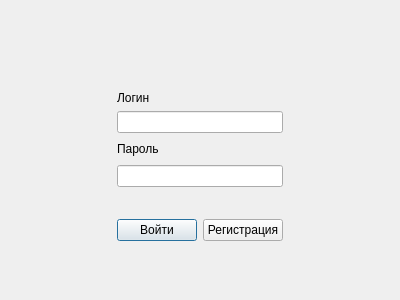
<?xml version="1.0" encoding="UTF-8"?>
<ui version="4.0">
 <class>loginwindow</class>
 <widget class="QDialog" name="loginwindow">
  <property name="geometry">
   <rect>
    <x>0</x>
    <y>0</y>
    <width>400</width>
    <height>300</height>
   </rect>
  </property>
  <property name="windowTitle">
   <string>Вход</string>
  </property>
  <property name="windowIcon">
   <iconset theme="QIcon::ThemeIcon::AddressBookNew"/>
  </property>
  <layout class="QVBoxLayout" name="verticalLayout">
   <item>
    <spacer name="verticalSpacer">
     <property name="orientation">
      <enum>Qt::Orientation::Vertical</enum>
     </property>
     <property name="sizeHint" stdset="0">
      <size>
       <width>20</width>
       <height>43</height>
      </size>
     </property>
    </spacer>
   </item>
   <item>
    <widget class="QStackedWidget" name="stackedWidget">
     <property name="currentIndex">
      <number>0</number>
     </property>
     <widget class="QDialog" name="pageLogin_2">
      <layout class="QHBoxLayout" name="horizontalLayout_9">
       <item>
        <spacer name="horizontalSpacer_3">
         <property name="orientation">
          <enum>Qt::Orientation::Horizontal</enum>
         </property>
         <property name="sizeHint" stdset="0">
          <size>
           <width>40</width>
           <height>20</height>
          </size>
         </property>
        </spacer>
       </item>
       <item>
        <layout class="QVBoxLayout" name="verticalLayout_6">
         <item>
          <layout class="QVBoxLayout" name="verticalLayout_7">
           <item>
            <widget class="QLabel" name="labelJoin_log">
             <property name="text">
              <string>Логин</string>
             </property>
             <property name="alignment">
              <set>Qt::AlignmentFlag::AlignBottom|Qt::AlignmentFlag::AlignLeading|Qt::AlignmentFlag::AlignLeft</set>
             </property>
            </widget>
           </item>
           <item>
            <widget class="QLineEdit" name="lineEditJoin_log"/>
           </item>
          </layout>
         </item>
         <item>
          <layout class="QVBoxLayout" name="verticalLayout_8">
           <item>
            <widget class="QLabel" name="labelJoin_Pas">
             <property name="text">
              <string>Пароль</string>
             </property>
            </widget>
           </item>
           <item>
            <widget class="QLineEdit" name="lineEditJoin_pas">
             <property name="echoMode">
              <enum>QLineEdit::EchoMode::Password</enum>
             </property>
            </widget>
           </item>
           <item>
            <widget class="QLabel" name="labelJoin_status">
             <property name="styleSheet">
              <string notr="true">color: red;</string>
             </property>
             <property name="text">
              <string/>
             </property>
             <property name="textFormat">
              <enum>Qt::TextFormat::MarkdownText</enum>
             </property>
             <property name="alignment">
              <set>Qt::AlignmentFlag::AlignCenter</set>
             </property>
            </widget>
           </item>
          </layout>
         </item>
         <item>
          <layout class="QHBoxLayout" name="horizontalLayout_10">
           <item>
            <widget class="QPushButton" name="pushButtonJoin">
             <property name="text">
              <string>Войти</string>
             </property>
            </widget>
           </item>
           <item>
            <widget class="QPushButton" name="pushButtonToReg">
             <property name="text">
              <string>Регистрация</string>
             </property>
            </widget>
           </item>
          </layout>
         </item>
        </layout>
       </item>
       <item>
        <spacer name="horizontalSpacer_4">
         <property name="orientation">
          <enum>Qt::Orientation::Horizontal</enum>
         </property>
         <property name="sizeHint" stdset="0">
          <size>
           <width>40</width>
           <height>20</height>
          </size>
         </property>
        </spacer>
       </item>
      </layout>
     </widget>
     <widget class="QDialog" name="pageRegister_2">
      <layout class="QVBoxLayout" name="verticalLayout_9">
       <item>
        <layout class="QHBoxLayout" name="horizontalLayout_11">
         <item>
          <widget class="QLabel" name="labelReg_log">
           <property name="text">
            <string>Введите логин       </string>
           </property>
          </widget>
         </item>
         <item>
          <widget class="QLineEdit" name="lineEditReg_log">
           <property name="text">
            <string/>
           </property>
          </widget>
         </item>
        </layout>
       </item>
       <item>
        <layout class="QHBoxLayout" name="horizontalLayout_12">
         <item>
          <widget class="QLabel" name="labelReg_pas">
           <property name="text">
            <string>Введите пароль     </string>
           </property>
          </widget>
         </item>
         <item>
          <widget class="QLineEdit" name="lineEditReg_pas">
           <property name="echoMode">
            <enum>QLineEdit::EchoMode::Password</enum>
           </property>
          </widget>
         </item>
        </layout>
       </item>
       <item>
        <layout class="QHBoxLayout" name="horizontalLayout_13">
         <item>
          <widget class="QLabel" name="labelReg_repeatpas">
           <property name="text">
            <string>Повторите пароль</string>
           </property>
          </widget>
         </item>
         <item>
          <widget class="QLineEdit" name="lineEditReg_repeatpas">
           <property name="echoMode">
            <enum>QLineEdit::EchoMode::Password</enum>
           </property>
          </widget>
         </item>
        </layout>
       </item>
       <item>
        <layout class="QHBoxLayout" name="horizontalLayout_14">
         <item>
          <widget class="QLabel" name="labelReg_mail">
           <property name="text">
            <string>Введите почту       </string>
           </property>
          </widget>
         </item>
         <item>
          <widget class="QLineEdit" name="lineEditReg_mail"/>
         </item>
        </layout>
       </item>
       <item>
        <layout class="QHBoxLayout" name="horizontalLayout_15">
         <item>
          <widget class="QLabel" name="labelReg_name">
           <property name="text">
            <string>Введите имя          </string>
           </property>
          </widget>
         </item>
         <item>
          <widget class="QLineEdit" name="lineEditReg_name"/>
         </item>
        </layout>
       </item>
       <item>
        <widget class="QLabel" name="labelReg_status">
         <property name="styleSheet">
          <string notr="true">color:red;</string>
         </property>
         <property name="text">
          <string/>
         </property>
         <property name="alignment">
          <set>Qt::AlignmentFlag::AlignCenter</set>
         </property>
        </widget>
       </item>
       <item>
        <layout class="QHBoxLayout" name="horizontalLayout_16">
         <item>
          <widget class="QPushButton" name="pushButtonReg">
           <property name="text">
            <string>Зарегистрироваться</string>
           </property>
          </widget>
         </item>
         <item>
          <widget class="QPushButton" name="pushButtonToJoin">
           <property name="text">
            <string>Войти</string>
           </property>
          </widget>
         </item>
        </layout>
       </item>
      </layout>
     </widget>
    </widget>
   </item>
   <item>
    <spacer name="verticalSpacer_2">
     <property name="orientation">
      <enum>Qt::Orientation::Vertical</enum>
     </property>
     <property name="sizeHint" stdset="0">
      <size>
       <width>20</width>
       <height>43</height>
      </size>
     </property>
    </spacer>
   </item>
  </layout>
 </widget>
 <resources/>
 <connections/>
</ui>
